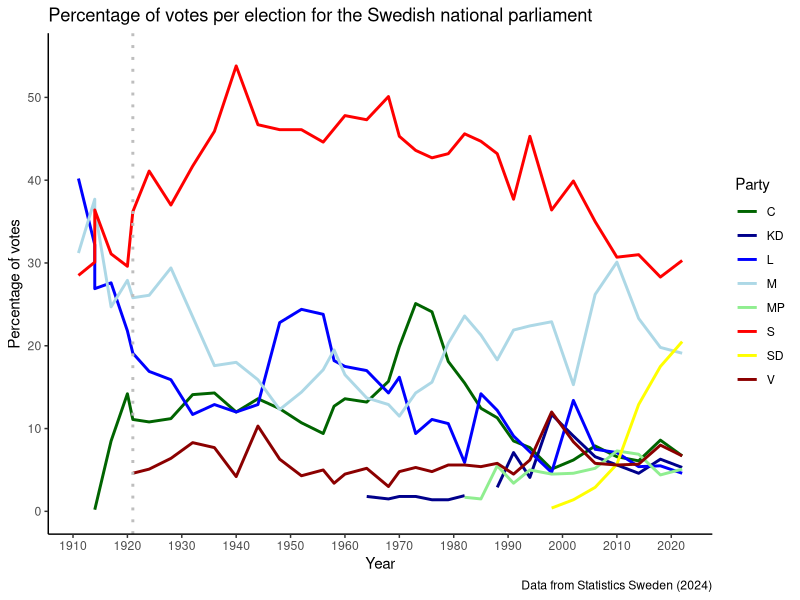
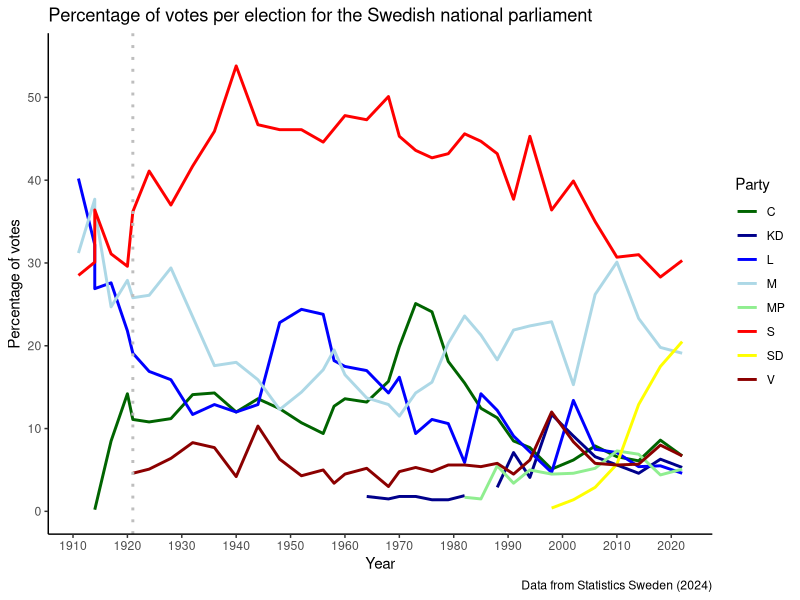

Write the R code that produced these figures, in order.
setwd("C:/Users/admin/OneDrive/Computational Social Science/Masteruppsats/Culture and political identification/SCB graf")

library(readxl)
library(tidyverse)
library(ggplot2)

Votes <- read_excel("Votes.xlsx")

DF_votes <- Votes


DF_votes <- DF_votes |> 
  rename("Year" = "År")

DF_votes$M <- as.character(DF_votes$M)

DF_votes <- DF_votes%>%
  mutate(across(c(M:SD), as.character)) 

DF_votes$`as.character("M")` <- NULL
DF_votes$NYD <- NULL

df_long <- pivot_longer(DF_votes, cols = -Year, names_to = "Party", values_to = "Percentage")


df_long$Percentage <- as.numeric(df_long$Percentage)

#Change colors to reflect parties
df_long <- df_long |> 
  mutate(colorparty = case_when(
    Party == "M" ~ "lightblue",
    Party == "MP" ~ "lightgreen", 
    Party == "V" ~ "darkred",
    Party == "S" ~ "red",
    Party == "KD" ~ "darkblue",
    Party == "L" ~ "blue",
    Party == "SD" ~ "yellow",
    Party == "C" ~ "darkgreen",
    TRUE ~ "black"))

#Filter out years of voting before general elections
#df_long <- df_long[df_long$Year >= 1921 & df_long$Year <= 2022, ]


scbplot <- ggplot(data = df_long, aes(x = Year, y = Percentage, group = Party, color = Party)) +
  geom_line(size = 1) + 
  geom_vline(xintercept = 1921, linetype = "dotted", color = "grey", size = 1)+
  scale_x_continuous(limits = c(1911, 2022), 
                     breaks = seq(1910, 2022, by = 10)) +
  scale_y_continuous(limits = c(0, 55), 
                     breaks = seq(0, 60, by = 10)) +
  scale_color_manual(values = setNames(df_long$colorparty, df_long$Party)) +
  theme_classic() +
  labs(title = "Percentage of votes per election for the Swedish national parliament",
       x = "Year",
       y = "Percentage of votes",
       color = "Party",
       caption = "Data from Statistics Sweden (2024)")
scbplot

ggsave("scbplot.pdf", scbplot, width = 6.31, height = 3.77)
